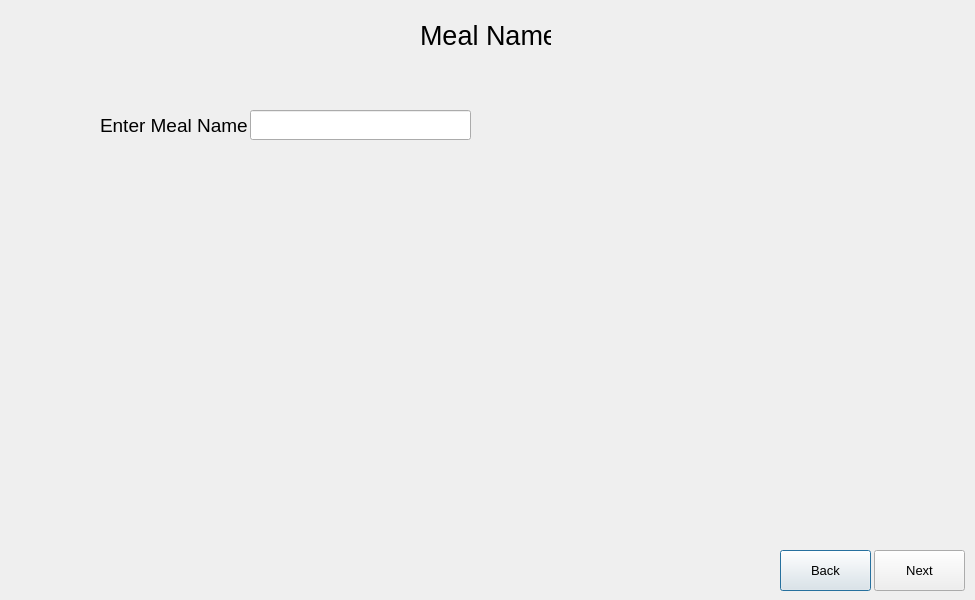
<?xml version="1.0" encoding="UTF-8"?>
<ui version="4.0">
 <class>getting_meal_name</class>
 <widget class="QDialog" name="getting_meal_name">
  <property name="geometry">
   <rect>
    <x>0</x>
    <y>0</y>
    <width>975</width>
    <height>600</height>
   </rect>
  </property>
  <property name="windowTitle">
   <string>Getting Meal Name</string>
  </property>
  <widget class="QPushButton" name="pushButton_2">
   <property name="geometry">
    <rect>
     <x>780</x>
     <y>550</y>
     <width>91</width>
     <height>41</height>
    </rect>
   </property>
   <property name="font">
    <font>
     <pointsize>10</pointsize>
    </font>
   </property>
   <property name="text">
    <string>Back</string>
   </property>
  </widget>
  <widget class="QPushButton" name="btn_next">
   <property name="geometry">
    <rect>
     <x>874</x>
     <y>550</y>
     <width>91</width>
     <height>41</height>
    </rect>
   </property>
   <property name="font">
    <font>
     <pointsize>10</pointsize>
    </font>
   </property>
   <property name="text">
    <string>Next</string>
   </property>
  </widget>
  <widget class="QLabel" name="lbl_meal_name">
   <property name="geometry">
    <rect>
     <x>420</x>
     <y>10</y>
     <width>131</width>
     <height>51</height>
    </rect>
   </property>
   <property name="font">
    <font>
     <family>MS Shell Dlg 2</family>
     <pointsize>20</pointsize>
     <weight>50</weight>
     <bold>false</bold>
    </font>
   </property>
   <property name="text">
    <string>Meal Name</string>
   </property>
  </widget>
  <widget class="QLabel" name="lbl_enter_meal_name">
   <property name="geometry">
    <rect>
     <x>100</x>
     <y>100</y>
     <width>151</width>
     <height>51</height>
    </rect>
   </property>
   <property name="font">
    <font>
     <pointsize>14</pointsize>
    </font>
   </property>
   <property name="text">
    <string>Enter Meal Name </string>
   </property>
  </widget>
  <widget class="QLineEdit" name="txt_meal_name">
   <property name="geometry">
    <rect>
     <x>250</x>
     <y>110</y>
     <width>221</width>
     <height>30</height>
    </rect>
   </property>
   <property name="font">
    <font>
     <pointsize>12</pointsize>
    </font>
   </property>
   <property name="maxLength">
    <number>25</number>
   </property>
  </widget>
 </widget>
 <resources/>
 <connections/>
</ui>
